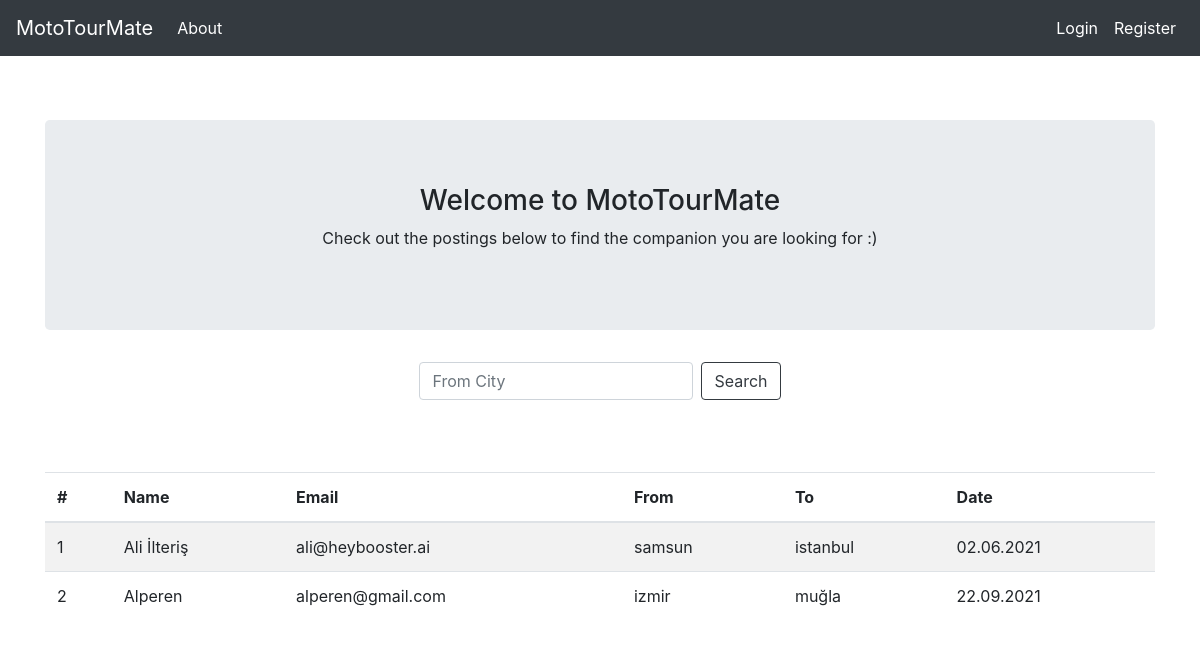
Before: / with the older database file.
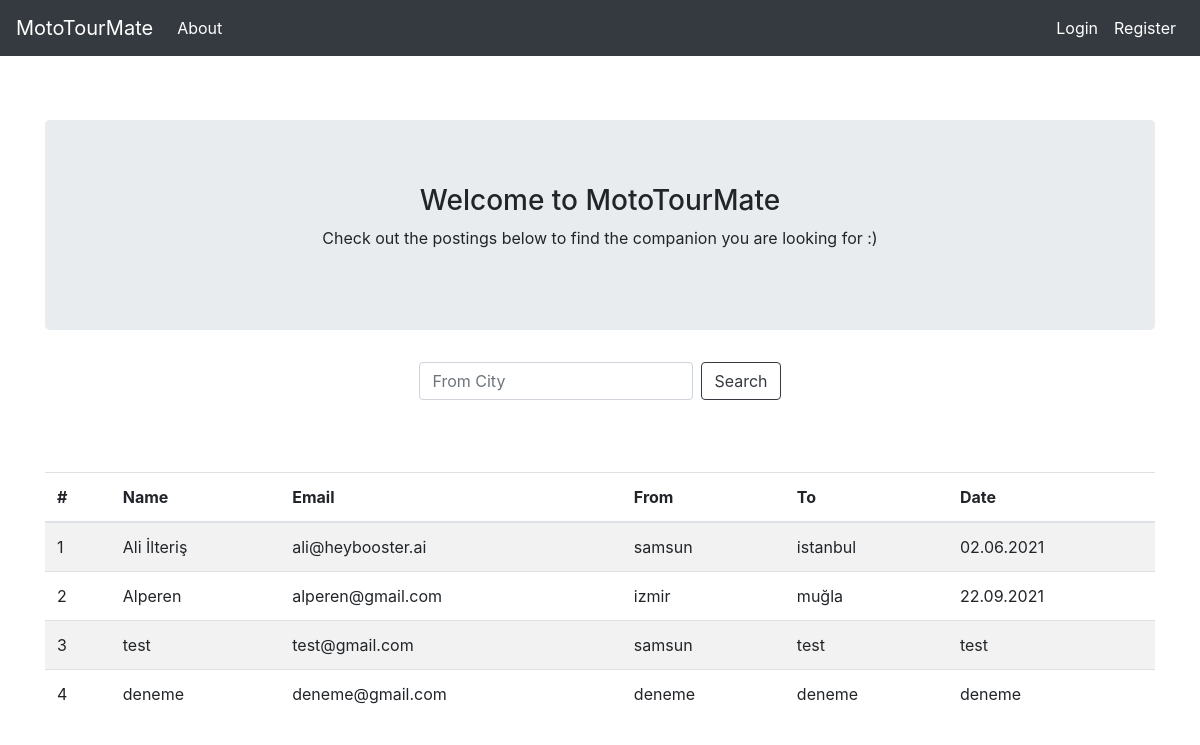
After: the same page with the newer database file.
### main.py (models this page shows)
class TourPost(db.Model):
    id = db.Column(db.Integer, primary_key=True)
    creator = db.Column(db.String(80))
    name = db.Column(db.String(80))
    email = db.Column(db.String(80), unique=True)
    twitter_username = db.Column(db.String(80), unique=True)
    instagram_username = db.Column(db.String(80), unique=True)
    telegram_username = db.Column(db.String(80), unique=True)
    from_city = db.Column(db.String(80))
    to_city = db.Column(db.String(80))
    motorcycle_brand = db.Column(db.String(80))
    engine_capacity = db.Column(db.String(80))
    tour_date = db.Column(db.String(80))
    note = db.Column(db.String(80))

### main.py (the view)
@app.route('/')
def home():
    tours = TourPost.query.all()
    return render_template('home.html', tours=tours)

### templates/home.html
{% extends "layout.html" %}
{% block body %}
<div class="jumbotron text-center">
    <h3>Welcome to MotoTourMate</h3>
    <p>
        Check out the postings below to find the companion you are looking for :)
    </p>
</div>
{% if tours == [] %}
<div class="alert alert-danger" role="alert">
    No tour has been created yet
</div>
{% else %}
<div class="d-flex justify-content-center px-5">
    <form class="form-inline">
        <input class="form-control mr-sm-2" type="search" placeholder="From City" aria-label="Search">
        <button class="btn btn-outline-dark my-2 my-sm-0" type="submit">Search</button>
    </form>
</div>
<br><br><br>
<div class="table-responsive-sm">
    <table class="table table-striped table-hover">
        <thead>
            <tr>
                <th scope="col">#</th>
                <th scope="col">Name</th>
                <th scope="col">Email</th>
                <th scope="col">From</th>
                <th scope="col">To</th>
                <th scope="col">Date</th>
            </tr>
        </thead>
        <tbody>
            {% for tour in tours %}
            <a href="/tour-detail/{{ tour.id }}/">
                <tr onclick="window.location='/tour-detail/{{ tour.id }}'" style="cursor: pointer;">
                    <td>{{ tour.id }}</td>
                    <td>{{ tour.name }}</td>
                    <td>{{ tour.email }}</td>
                    <td>{{ tour.from_city }}</td>
                    <td>{{ tour.to_city }}</td>
                    <td>{{ tour.tour_date }}</td>
                </tr>
            </a>
            {% endfor %}
        </tbody>
    </table>
</div>
{% endif %}
{% endblock body %}

### templates/layout.html (shortened to what this page needs)
<!DOCTYPE html>
<html lang="en">
<head>
    <link rel="stylesheet" href="https://maxcdn.bootstrapcdn.com/bootstrap/4.0.0/css/bootstrap.min.css"
>
</head>
<body>
    {% include "includes/navbar.html" %}
    <div class="container" style="margin-top: 10%; margin-bottom: 10%;">
        {% block body %}
        {% endblock body %}
</body>
</html>

### templates/includes/navbar.html (shortened to what this page needs)
<nav class="navbar navbar-expand-md navbar-dark fixed-top bg-dark" style="background-color: aqua">
    <a class="navbar-brand" href="/">MotoTourMate</a>
    <div class="collapse navbar-collapse" id="navbarCollapse">
        <ul class="navbar-nav mr-auto">
            <li class="nav-item active">
                <a class="nav-link" href="/about">About</a>
            </li>
        </ul>
        <ul class="navbar-nav ml-auto">
            {% if session["logged_in"] == True %}
            <li class="nav-item active">
                <a class="nav-link" href="/logout">Logout</a>
            </li>
            <li class="nav-item active">
                <a class="nav-link" href="/create-tour">Create Tour</a>
            </li>
            {% else %}
            <li class="nav-item active">
                <a class="nav-link" href="/login">Login</a>
            </li>
            <li class="nav-item active">
                <a class="nav-link" href="/register">Register</a>
            </li>
            {% endif %}
        </ul>
    </div>
</nav>

Changed rows visible on the page:
added TourPost: id "3", name "test", email "test@gmail.com", from_city "samsun", to_city "test", tour_date "test"
added TourPost: id "4", name "deneme", email "deneme@gmail.com", from_city "deneme", to_city "deneme", tour_date "deneme"
